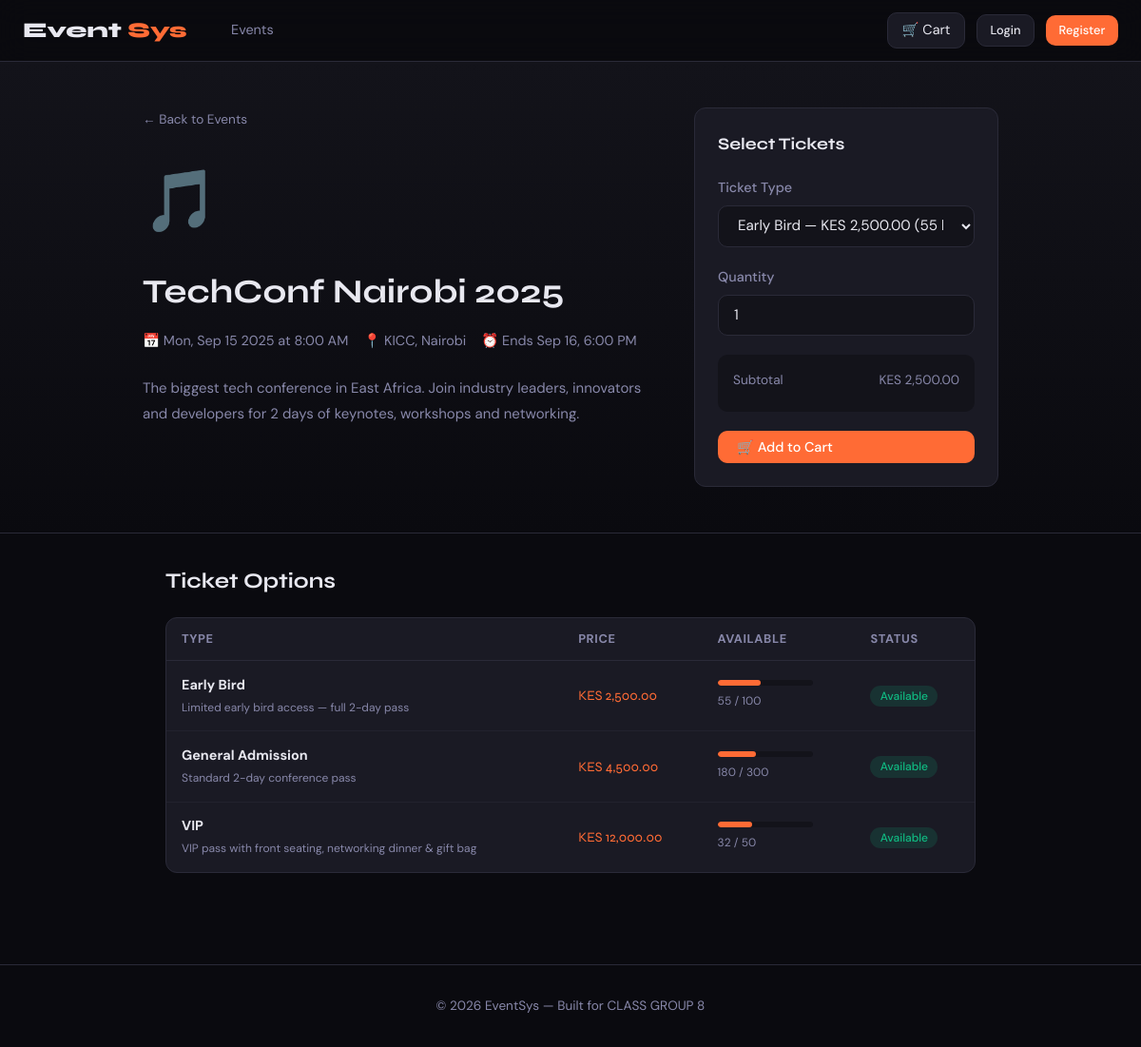
The app's page /event.php?id=1 with its own data.
### tables this page shows
CREATE TABLE IF NOT EXISTS events (
    id INT AUTO_INCREMENT PRIMARY KEY,
    title VARCHAR(200) NOT NULL,
    description TEXT,
    venue VARCHAR(200),
    event_date DATETIME NOT NULL,
    end_date DATETIME,
    image_url VARCHAR(500),
    status ENUM('active','cancelled','completed') DEFAULT 'active',
    organizer_id INT,
    created_at TIMESTAMP DEFAULT CURRENT_TIMESTAMP
);

CREATE TABLE IF NOT EXISTS ticket_types (
    id INT AUTO_INCREMENT PRIMARY KEY,
    event_id INT NOT NULL,
    name VARCHAR(100) NOT NULL,
    description TEXT,
    price DECIMAL(10,2) NOT NULL DEFAULT 0.00,
    quantity_total INT NOT NULL,
    quantity_sold INT NOT NULL DEFAULT 0,
    sale_start DATETIME,
    sale_end DATETIME,
    FOREIGN KEY (event_id) REFERENCES events(id) ON DELETE CASCADE
);

### includes/config.php (called while the page is built, shortened)
<?php
function isLoggedIn() {
    return isset($_SESSION['attendee_id']);
}
function formatPrice($amount) {
    return 'KES ' . number_format($amount, 2);
}

### event.php (the view, shortened to what this page needs)
<?php
require_once __DIR__ . '/includes/config.php';
$id = (int)($_GET['id'] ?? 0);
$db = getDB();
$stmt = $db->prepare("SELECT * FROM events WHERE id = ? AND status = 'active'");
$stmt->execute([$id]);
$event = $stmt->fetch();
$stmt2 = $db->prepare("SELECT * FROM ticket_types WHERE event_id = ? ORDER BY price ASC");
$stmt2->execute([$id]);
$ticket_types = $stmt2->fetchAll();
include 'includes/header.php';
$emojis = ['🎵','🎤','💻','🚀','🌿','🎭','🏆','🎨'];
$emoji = $emojis[($event['id'] - 1) % count($emojis)];
?>
<div style="background:linear-gradient(to bottom,var(--surface),var(--bg));border-bottom:1px solid var(--border);padding:3rem 1.5rem;">
  <div style="max-width:900px;margin:0 auto;display:grid;grid-template-columns:1fr 320px;gap:2rem;align-items:start;">
    <div>
      <a href="index.php" style="color:var(--muted);font-size:0.85rem;display:inline-flex;align-items:center;gap:0.3rem;margin-bottom:1.5rem;">← Back to Events</a>
      <div style="font-size:4rem;margin-bottom:1rem;"><?= $emoji ?></div>
      <h1 style="font-size:2.2rem;margin-bottom:0.75rem;"><?= htmlspecialchars($event['title']) ?></h1>
      <div style="display:flex;flex-wrap:wrap;gap:1rem;color:var(--muted);font-size:0.9rem;margin-bottom:1.5rem;">
        <span>📅 <?= date('D, M j Y \a\t g:i A', strtotime($event['event_date'])) ?></span>
        <span>📍 <?= htmlspecialchars($event['venue']) ?></span>
        <?php if ($event['end_date']): ?>
          <span>⏰ Ends <?= date('M j, g:i A', strtotime($event['end_date'])) ?></span>
        <?php endif; ?>
      </div>
      <p style="color:var(--muted);line-height:1.8;"><?= nl2br(htmlspecialchars($event['description'])) ?></p>
    </div>
    <div class="card" style="position:sticky;top:80px;">
      <div class="card-body">
        <h3 style="margin-bottom:1.25rem;">Select Tickets</h3>
        <form method="POST">
          <div class="form-group">
            <label class="form-label">Ticket Type</label>
            <select name="ticket_type_id" class="form-control" id="ttSelect">
              <?php foreach ($ticket_types as $tt):
                $avail = $tt['quantity_total'] - $tt['quantity_sold'];
              ?>
              <option value="<?= $tt['id'] ?>" data-price="<?= $tt['price'] ?>" <?= $avail <= 0 ? 'disabled' : '' ?>>
                <?= htmlspecialchars($tt['name']) ?> — <?= formatPrice($tt['price']) ?>
              </option>
              <?php endforeach; ?>
            </select>
          </div>
          <div class="form-group">
            <label class="form-label">Quantity</label>
            <input type="number" name="quantity" class="form-control" value="1" min="1" max="10" id="qtyInput">
          </div>
          <div style="background:var(--surface);border-radius:10px;padding:1rem;margin-bottom:1.25rem;">
            <div style="display:flex;justify-content:space-between;color:var(--muted);font-size:0.85rem;margin-bottom:0.4rem;">
              <span>Subtotal</span>
              <span id="subtotal">—</span>
            </div>
          </div>
          <button type="submit" name="add_to_cart" class="btn btn-primary" style="width:100%">🛒 Add to Cart</button>
        </form>
      </div>
    </div>
  </div>
</div>
<div class="container" style="max-width:900px;">
  <h2 style="margin-bottom:1.25rem;">Ticket Options</h2>
  <div class="card">
    <div class="table-wrap">
      <table>
        <thead><tr><th>Type</th><th>Price</th><th>Available</th><th>Status</th></tr></thead>
        <tbody>
          <?php foreach ($ticket_types as $tt):
            $avail = $tt['quantity_total'] - $tt['quantity_sold'];
            $pct = round($tt['quantity_sold'] / max($tt['quantity_total'],1) * 100);
          ?>
          <tr>
            <td>
              <strong><?= htmlspecialchars($tt['name']) ?></strong><br>
              <small style="color:var(--muted)"><?= htmlspecialchars($tt['description'] ?? '') ?></small>
            </td>
            <td style="font-family:'Syne',sans-serif;color:var(--accent);"><?= formatPrice($tt['price']) ?></td>
            <td>
              <div class="progress" style="margin-bottom:4px;width:100px;">
                <div class="progress-bar" style="width:<?= $pct ?>%"></div>
              </div>
              <small style="color:var(--muted)"><?= $avail ?> / <?= $tt['quantity_total'] ?></small>
            </td>
            <td>
              <?php if ($avail <= 0): ?>
                <span class="badge badge-red">Sold Out</span>
              <?php elseif ($pct >= 80): ?>
                <span class="badge badge-gold">Almost Gone</span>
              <?php else: ?>
                <span class="badge badge-green">Available</span>
              <?php endif; ?>
            </td>
          </tr>
          <?php endforeach; ?>
        </tbody>
      </table>
    </div>
  </div>
</div>
<?php include 'includes/footer.php'; ?>

### includes/header.php (shortened to what this page needs)
<!DOCTYPE html>
<html lang="en">
<head>
</head>
<body>
<nav>
  <div class="nav-inner">
    <a class="nav-logo" href="<?= SITE_URL ?>/index.php">Event<span>Sys</span></a>
    <div class="nav-links">
      <a href="<?= SITE_URL ?>/index.php" <?= (basename($_SERVER['PHP_SELF']) === 'index.php') ? 'class="active"' : '' ?>>Events</a>
    </div>
    <div class="nav-right">
      <?php
        $cartCount = array_sum(array_column(getCart(), 'quantity'));
      ?>
      <a href="<?= SITE_URL ?>/cart.php" class="cart-btn">
        🛒 Cart <?php if ($cartCount > 0): ?><span class="cart-count"><?= $cartCount ?></span><?php endif; ?>
      </a>
      <?php if (isLoggedIn()): ?>
        <span style="color:var(--muted);font-size:0.85rem">Hi, <?= htmlspecialchars($_SESSION['first_name']) ?></span>
        <a href="<?= SITE_URL ?>/logout.php" class="btn btn-secondary btn-sm">Logout</a>
      <?php else: ?>
        <a href="<?= SITE_URL ?>/login.php" class="btn btn-secondary btn-sm">Login</a>
        <a href="<?= SITE_URL ?>/register.php" class="btn btn-primary btn-sm">Register</a>
      <?php endif; ?>
    </div>
  </div>
</nav>

### includes/footer.php (shortened to what this page needs)
<footer>
  <p>&copy; <?= date('Y') ?> <?= SITE_NAME ?> &mdash; Built for CLASS GROUP 8</p>
</footer>
</body>
</html>

### includes/header.php (style rules this page uses)
:root { --bg: #0a0a0f; --surface: #13131a; --card: #1a1a24; --border: #2a2a38; --accent: #ff6b35; --accent2: #7c3aed; --gold: #f59e0b; --text: #e8e8f0; --muted: #8888aa; --success: #10b981; --danger: #ef4444; --radius: 12px; --shadow: 0 8px 32px rgba(0,0,0,0.5); }
*, *::before, *::after { box-sizing: border-box; margin: 0; padding: 0; }
body { background: var(--bg); color: var(--text); font-family: 'DM Sans', sans-serif; font-size: 15px; line-height: 1.6; min-height: 100vh; }
h1,h2,h3,h4,h5 { font-family: 'Syne', sans-serif; }
a { color: var(--accent); text-decoration: none; }
nav { background: rgba(10,10,15,0.9); backdrop-filter: blur(16px); border-bottom: 1px solid var(--border); position: sticky; top: 0; z-index: 100; padding: 0 1.5rem; }
.nav-inner { max-width: 1200px; margin: 0 auto; display: flex; align-items: center; gap: 2rem; height: 64px; }
.nav-logo { font-family: 'Syne', sans-serif; font-size: 1.4rem; font-weight: 800; color: var(--text); display: flex; align-items: center; gap: 0.4rem; }
.nav-logo span { color: var(--accent); }
.nav-links { display: flex; gap: 0.25rem; flex: 1; }
.nav-links a { color: var(--muted); padding: 0.4rem 0.9rem; border-radius: 8px; font-size: 0.9rem; transition: all 0.2s; }
.nav-right { display: flex; align-items: center; gap: 0.75rem; margin-left: auto; }
.cart-btn { position: relative; background: var(--card); border: 1px solid var(--border); border-radius: 10px; padding: 0.4rem 0.9rem; color: var(--text); font-family: 'DM Sans', sans-serif; cursor: pointer; display: flex; align-items: center; gap: 0.4rem; font-size: 0.9rem; transition: border-color 0.2s; }
.btn { display: inline-flex; align-items: center; gap: 0.4rem; padding: 0.5rem 1.25rem; border-radius: 10px; font-family: 'DM Sans', sans-serif; font-weight: 500; font-size: 0.9rem; cursor: pointer; border: none; transition: all 0.2s; text-decoration: none; }
.btn-primary { background: var(--accent); color: white; }
.btn-secondary { background: var(--card); color: var(--text); border: 1px solid var(--border); }
.btn-sm { padding: 0.35rem 0.85rem; font-size: 0.8rem; }
.container { max-width: 1200px; margin: 0 auto; padding: 2rem 1.5rem; }
.card { background: var(--card); border: 1px solid var(--border); border-radius: var(--radius); overflow: hidden; }
.card-body { padding: 1.5rem; }
.badge { padding: 0.2rem 0.65rem; border-radius: 20px; font-size: 0.75rem; font-weight: 500; }
.badge-green { background: rgba(16,185,129,0.15); color: var(--success); }
.form-group { margin-bottom: 1.25rem; }
.form-label { display: block; margin-bottom: 0.4rem; font-weight: 500; font-size: 0.9rem; color: var(--muted); }
.form-control { width: 100%; padding: 0.65rem 1rem; background: var(--surface); border: 1px solid var(--border); border-radius: 10px; color: var(--text); font-family: 'DM Sans', sans-serif; font-size: 0.95rem; transition: border-color 0.2s; }
.form-control::placeholder { color: var(--muted); }
select.form-control option { background: var(--surface); }
.table-wrap { overflow-x: auto; }
table { width: 100%; border-collapse: collapse; }
th { padding: 0.75rem 1rem; text-align: left; font-size: 0.8rem; text-transform: uppercase; letter-spacing: 0.05em; color: var(--muted); border-bottom: 1px solid var(--border); }
td { padding: 0.85rem 1rem; border-bottom: 1px solid rgba(42,42,56,0.5); vertical-align: middle; font-size: 0.9rem; }
tr:last-child td { border-bottom: none; }
.progress { background: var(--surface); border-radius: 4px; height: 6px; overflow: hidden; }
.progress-bar { height: 100%; background: var(--accent); border-radius: 4px; transition: width 0.3s; }
footer { margin-top: 4rem; padding: 2rem 1.5rem; border-top: 1px solid var(--border); text-align: center; color: var(--muted); font-size: 0.85rem; }

### records on screen
events: id "🎵", title "TechConf Nairobi 2025", event_date "Mon, Sep 15 2025 at 8:00 AM", venue "KICC, Nairobi", end_date "Sep 16, 6:00 PM", description "The biggest tech conference in East Africa. Join industry leaders, innovators and developers for 2 days of keynotes, workshops and networking."
ticket_types: name "Early Bird", description "Limited early bird access — full 2-day pass", price "KES 2,500.00", avail "55", quantity_total "100", shows "Available"
ticket_types: name "General Admission", description "Standard 2-day conference pass", price "KES 4,500.00", avail "180", quantity_total "300", shows "Available"
ticket_types: name "VIP", description "VIP pass with front seating, networking dinner & gift bag", price "KES 12,000.00", avail "32", quantity_total "50", shows "Available"

### other values on screen
SITE_NAME "EventSys"
form field ticket_type_id "Early Bird — KES 2,500.00 (55 left)"
